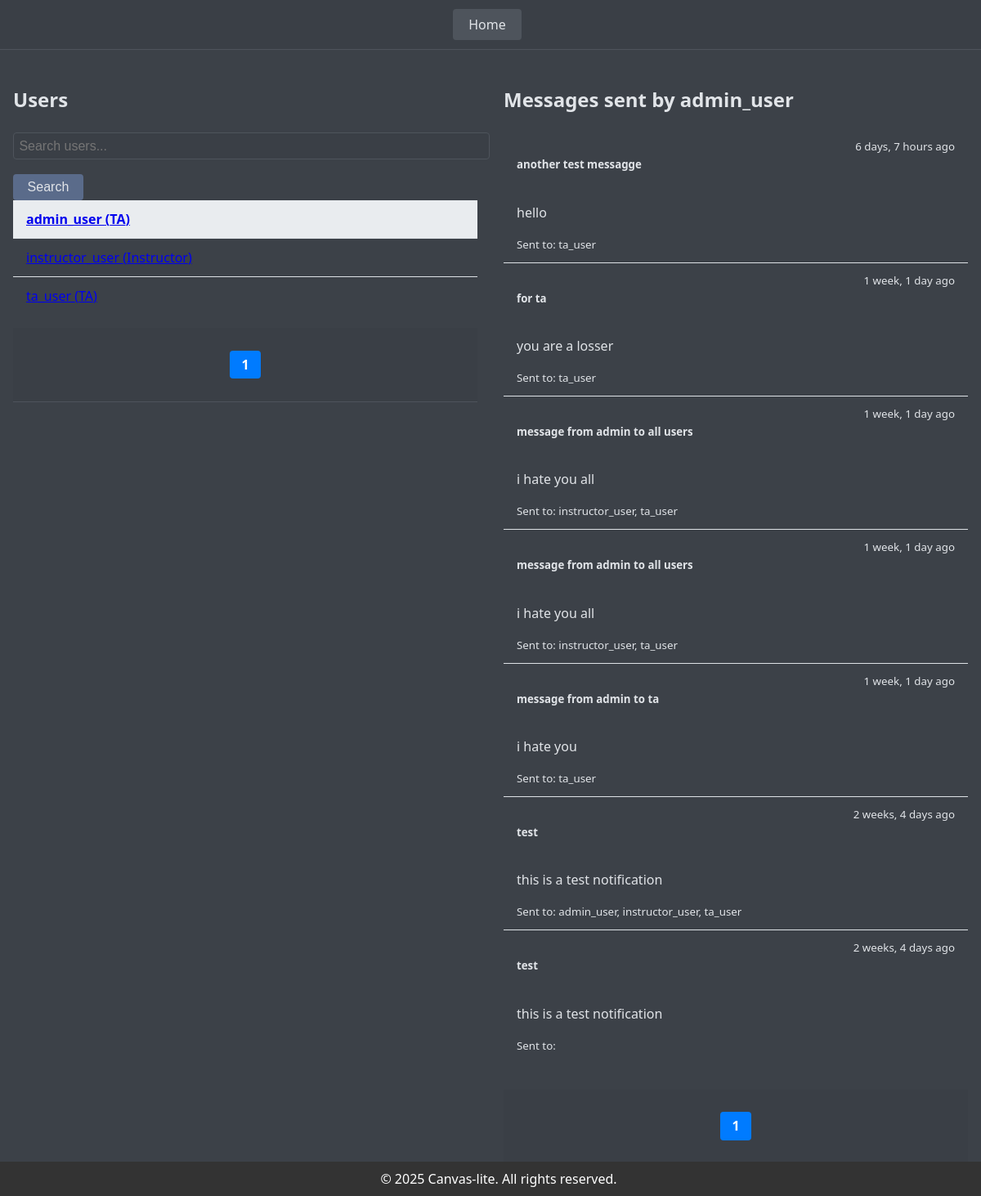
/sudo/all_messages/?user=1&user_page=1 (signed in), run on the app's committed database.
### webapp/models/users.py (models this page shows, shortened)
class User(AbstractUser):
    phone_number = models.CharField(max_length=15, blank=True, verbose_name='phone_number', null=True)
    description = models.TextField(blank=True, null=True, verbose_name='description')
    group_name = models.CharField(
        max_length=1,
        choices=UserType,
        default=UserType.TA,
    )
    class Meta:
        permissions = (
            ("can_assign_l1", "Can assign to courses/sections: instructor"),
            ("can_assign_l2", "Can assign to courses/sections: admin"),
        )

### webapp/models/notifications.py (models this page shows, shortened)
class Notification(models.Model):
    sender = models.ForeignKey(
        settings.AUTH_USER_MODEL,
        on_delete=models.SET_NULL,
        null=True,
        blank=True,
        related_name='sent_notification'
    )
    recipients = models.ManyToManyField(
        settings.AUTH_USER_MODEL,
        through='UserNotification',
        through_fields=('notification', 'user'),  # Explicitly define fields
        related_name='received_notifications'
    )
    subject = models.CharField(max_length=100, blank=True)
    message = models.TextField()
    created_at = models.DateTimeField(auto_now_add=True)
    updated_at = models.DateTimeField(auto_now=True)

### webapp/views/admin.py (the view)
# urls.py: path('sudo/all_messages/', views.messages_list, name='messages_list'),
@in_groups(['Admin'])
def messages_list(request):
    users = User.objects.all().order_by('username')
    search = request.GET.get('search', '')
    if search:
        users = users.filter(username__icontains=search)
    selected_user_id = request.GET.get('user')
    sent_notifications = []
    if selected_user_id:
        selected_user = User.objects.get(id=selected_user_id)
        sent_notifications = Notification.objects.filter(sender=selected_user).order_by('-created_at')
    else:
        selected_user = None
    user_paginator = Paginator(users, 20)
    user_page_number = request.GET.get('user_page')
    user_page = user_paginator.get_page(user_page_number)
    notification_paginator = Paginator(sent_notifications, 10)
    notification_page_number = request.GET.get('notification_page')
    notification_page = notification_paginator.get_page(notification_page_number)
    return render(request, 'admin_pages/message_list.html', {
        'user_page': user_page,
        'selected_user': selected_user,
        'notification_page': notification_page,
    })

### webapp/views/admin.py (called while the page is built)
def in_groups(group_names):
    def check(user):
        return user.groups.filter(name__in=group_names).exists()
    return user_passes_test(check)

### templates/admin_pages/message_list.html (shortened to what this page needs)
{% extends "base.html" %}
{% load static %}
{% block content %}
    <nav>
        <a href="{% url 'admin_home' %}" class="btn">Home</a>
    </nav>
    <div class="container">
        <div class="row">
            <div class="col user-list-col">
                <h2>Users</h2>
                <form method="GET" action=".">
                    <div class="form-group">
                        <input type="text" class="form-control" placeholder="Search users..." name="search"
                               value="{{ request.GET.search }}">
                        <button class="btn" type="submit">Search</button>
                    </div>
                </form>
                <ul class="list user-list">
                    {% for user in user_page %}
                        <li class="list-item {% if selected_user and user.id == selected_user.id %}active{% endif %}">
                            <a href="?user={{ user.id }}&user_page={{ user_page.number }}">{{ user.username }}
                                ({{ user.get_group_name_display }})</a>
                        </li>
                    {% endfor %}
                </ul>
                <nav class="pagination-nav">
                    <ul class="pagination">
                        {% for num in user_page.paginator.page_range %}
                            <li class="page-item {% if num == user_page.number %}active{% endif %}">
                                <a class="page-link"
                                   href="?user_page={{ num }}&user={{ selected_user.id|default:'' }}">{{ num }}</a>
                            </li>
                        {% endfor %}
                    </ul>
                </nav>
            </div>
            <div class="col notifications-col">
                {% if selected_user %}
                    <h2>Messages sent by {{ selected_user.username }}</h2>
                    <div class="list notifications-list mb-4">
                        {% for notification in notification_page %}
                            <div class="list-item notification-item">
                                <div class="d-flex justify-between">
                                    <h5>{{ notification.subject }}</h5>
                                    <small>{{ notification.created_at|timesince }} ago</small>
                                </div>
                                <p>{{ notification.message }}</p>
                                <small>
                                    Sent to:
                                    {% for recipient in notification.recipients.all %}
                                        {{ recipient.username }}{% if not forloop.last %}, {% endif %}
                                    {% endfor %}
                                </small>
                            </div>
                        {% empty %}
                            <div class="alert alert-info">No messages found</div>
                        {% endfor %}
                    </div>
                    <nav class="pagination-nav">
                        <ul class="pagination">
                            {% for num in notification_page.paginator.page_range %}
                                <li class="page-item {% if num == notification_page.number %}active{% endif %}">
                                    <a class="page-link"
                                       href="?notification_page={{ num }}&user={{ selected_user.id }}">{{ num }}</a>
                                </li>
                            {% endfor %}
                        </ul>
                    </nav>
                {% else %}
                    <div class="alert alert-info">Select a user to view sent messages.</div>
                {% endif %}
            </div>
        </div>
    </div>
{% endblock %}

### templates/static/css/base_dark.css (style rules this page uses)
body { font-family: 'Segoe UI', Arial, sans-serif; background: #3c4148; color: #e1e4e8; margin: 0; padding: 0; min-height: 100vh; }
.container { flex: 1 0 auto; margin: 1rem; }
nav { background: #3a3f46; padding: 0.7rem 2rem; margin-bottom: 1.5rem; display: flex; gap: 1rem; align-items: center; border-bottom: 1px solid #4e545c; justify-content: center; }
nav ul { list-style: none; padding: 0; margin: 0; display: flex; gap: 1rem; justify-content: center; }
nav a, nav .btn, nav button { text-decoration: none; color: #d1d5db; background: #4e545c; padding: 0.5rem 1.2rem; border-radius: 4px; transition: background 0.2s, color 0.2s; font-weight: 500; border: none; }
.list, .notifications-list, .list.user-list { list-style: none; padding: 0; margin: 0 0 1rem 0; }
.list li, .list-item { padding: 0.75rem 1rem; border-bottom: 1px solid #dee2e6; background: inherit; transition: background 0.15s; }
.list li:last-child, .list-item:last-child { border-bottom: none; }
.list-item.active, .list-item.unread { background: #e9ecef; font-weight: bold; }
.pagination { display: flex; gap: 0.25em; list-style: none; padding: 0; margin: 1em 0; }
.page-item.active .page-link { font-weight: bold; background: #007bff; color: #fff !important; border-radius: 4px; }
.page-link { display: block; padding: 0.4em 0.9em; text-decoration: none; color: inherit; background: #f8f9fa; border-radius: 4px; transition: background 0.2s; }
.btn, button.btn { display: inline-block; background: #5a6b8a; color: #e1e4e8 !important; border: none; padding: 0.45rem 1.1rem; border-radius: 4px; cursor: pointer; text-decoration: none; font-size: 1rem; margin-right: 0.5rem; font-weight: 500; transition: background 0.2s; }
.form-group input[type="text"], .form-group textarea, .form-group select { width: 100%; margin-top: 0.25rem; }
input, textarea, input[type="text"], textarea { background: #3a3f46; color: #e1e4e8; border: 1px solid #4e545c; border-radius: 4px; padding: 0.4rem; width: 100%; font-size: 1rem; margin: 10px 0 18px 0; transition: border 0.2s; }
.row { display: flex; gap: 2rem; }
.col { flex: 1; min-width: 240px; }
.mb-4 { margin-bottom: 2rem; }
.d-flex { display: flex; }
.justify-between { justify-content: space-between; }

### data on the page
User: username "admin_user", group_name "TA"
User: username "instructor_user", group_name "Instructor"
User: username "ta_user", group_name "TA"
Notification: subject "another test messagge", created_at "6 days, 7 hours", message "hello"
Notification: subject "for ta", created_at "1 week, 1 day", message "you are a losser"
Notification: subject "message from admin to all users", created_at "1 week, 1 day", message "i hate you all"
Notification: subject "message from admin to all users", created_at "1 week, 1 day", message "i hate you all"
Notification: subject "message from admin to ta", created_at "1 week, 1 day", message "i hate you"
Notification: subject "test", created_at "2 weeks, 4 days", message "this is a test notification"
Notification: subject "test", created_at "2 weeks, 4 days", message "this is a test notification"

### other printed values
{{ num }} "1"
